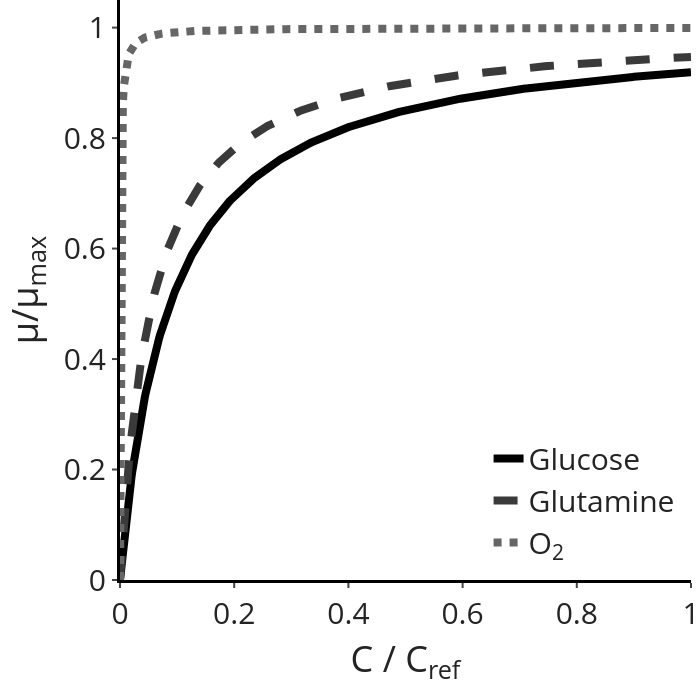

The notebook cell saved with this chart:
### Code cell
# Additional rendering in grayscale (post-processing of colored figure)
nutrient_gray_map = {
    "Glucose": "#000000",
    "Glutamine": "#3a3a3a",
    "Oxygen": "#666666",
}


def _nf_class(name: str) -> str | None:
    if name.startswith("Glucose"):
        return "Glucose"
    if name.startswith("Glutamine"):
        return "Glutamine"
    if name.startswith("Oxygen") or name.startswith("O<sub>2</sub>") or name.startswith("O2"):
        return "Oxygen"
    return None


fig_nf_bw = go.Figure(fig_nf)

for trace in fig_nf_bw.data:
    cls = _nf_class(trace.name)
    if cls in nutrient_gray_map:
        trace.line.color = nutrient_gray_map[cls]

# Slightly thicker axis lines
fig_nf_bw.update_xaxes(showline=True, linewidth=3, linecolor="black", ticks="outside", tickwidth=2)
fig_nf_bw.update_yaxes(showline=True, linewidth=3, linecolor="black", ticks="outside", tickwidth=2)

if fig_nf_bw.layout.shapes:
    for i, shp in enumerate(fig_nf_bw.layout.shapes):
        shp.line.color = "#000000" if i <= 2 else "#5a5a5a"

fig_nf_bw.show()

### Figure 1 — Plotly figure (JSON) as saved in the notebook; plotly's stock layout.template omitted (floating-point values rounded to 4 significant figures; data arrays with more than 128 entries replaced by an {"elided": "..."} marker saying what was removed)
{"data": [{"line": {"color": "#000000", "dash": "solid", "width": 8}, "mode": "lines", "name": "Glucose", "type": "scatter", "x": {"elided": "600 float values"}, "y": {"elided": "600 float values"}}, {"line": {"color": "#3a3a3a", "dash": "dash", "width": 8}, "mode": "lines", "name": "Glutamine", "type": "scatter", "x": {"elided": "600 float values"}, "y": {"elided": "600 float values"}}, {"line": {"color": "#666666", "dash": "dot", "width": 8}, "mode": "lines", "name": "O<sub>2</sub>", "type": "scatter", "x": {"elided": "600 float values"}, "y": {"elided": "600 float values"}}], "layout": {"font": {"size": 30}, "height": 700, "legend": {"bgcolor": "rgba(0,0,0,0)", "bordercolor": "rgba(0,0,0,0)", "borderwidth": 0, "font": {"size": 30}, "orientation": "v", "x": 0.98, "xanchor": "right", "y": 0.02, "yanchor": "bottom"}, "margin": {"b": 120, "l": 120, "r": 0, "t": 0}, "paper_bgcolor": "rgba(0,0,0,0)", "plot_bgcolor": "rgba(0,0,0,0)", "shapes": [{"line": {"color": "#000000", "dash": "dot"}, "opacity": 0.35, "type": "line", "x0": 0, "x1": 1, "xref": "x domain", "y0": 1, "y1": 1, "yref": "y"}, {"line": {"color": "#000000", "dash": "dash"}, "opacity": 0.25, "type": "line", "x0": 0, "x1": 1, "xref": "x domain", "y0": 0.5, "y1": 0.5, "yref": "y"}, {"line": {"color": "#000000", "dash": "dot"}, "opacity": 0.2, "type": "line", "x0": 0, "x1": 1, "xref": "x domain", "y0": 0, "y1": 0, "yref": "y"}, {"line": {"color": "#5a5a5a", "dash": "dash"}, "opacity": 0.35, "type": "line", "x0": 1, "x1": 1, "xref": "x", "y0": 0, "y1": 1, "yref": "y domain"}], "width": 700, "xaxis": {"linecolor": "black", "linewidth": 3, "range": [0, 1], "showline": true, "ticks": "outside", "tickwidth": 2, "title": {"text": "C / C<sub>ref</sub>"}}, "yaxis": {"linecolor": "black", "linewidth": 3, "range": [0, 1.05], "showline": true, "ticks": "outside", "tickwidth": 2, "title": {"text": "μ/μ<sub>max</sub>"}}}}
